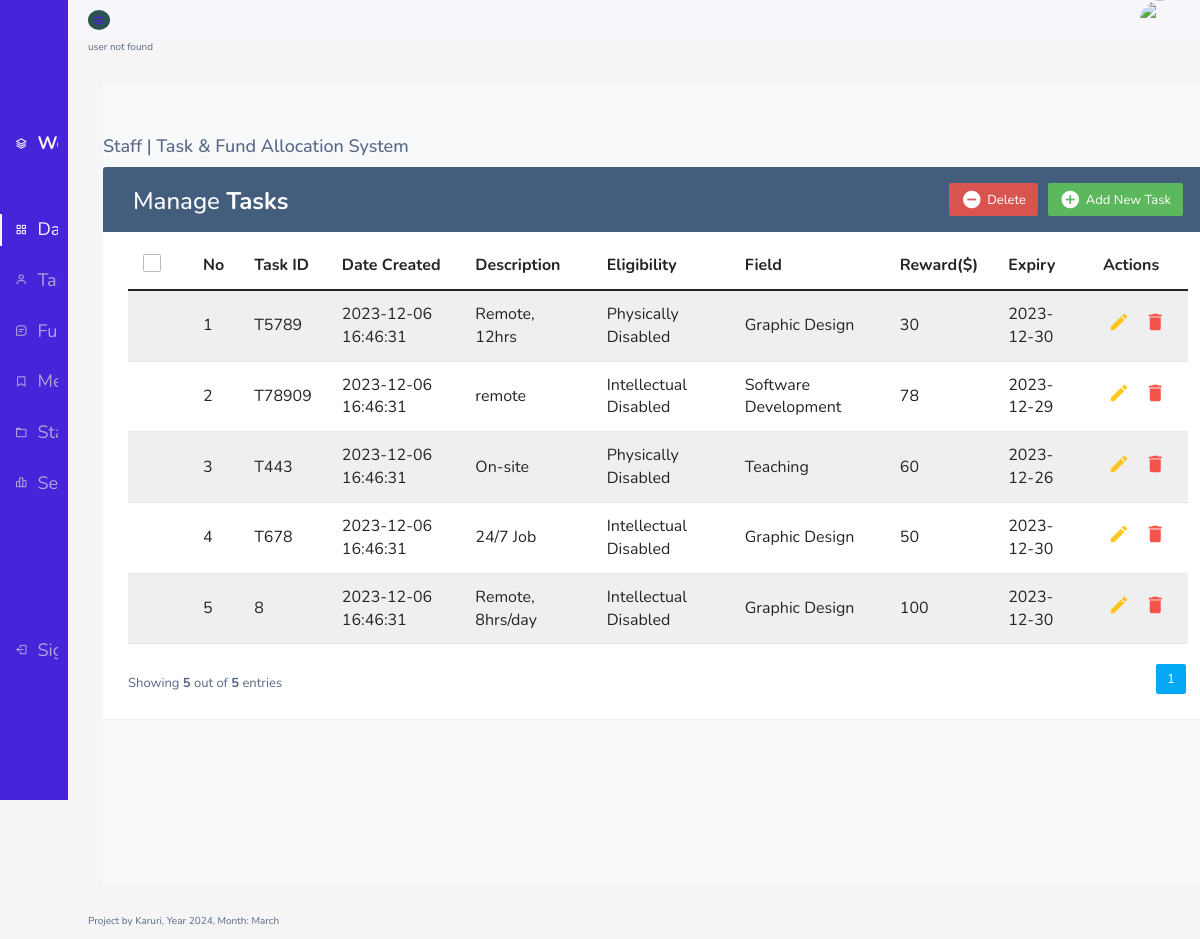
The app's page /admin/manage_tasks.php (signed in) with its own data.
### tables this page shows
CREATE TABLE `tasks` (
  `report_id` int(11) NOT NULL,
  `taskID` varchar(255) NOT NULL,
  `description` varchar(255) NOT NULL,
  `date_created` timestamp NOT NULL DEFAULT current_timestamp() ON UPDATE current_timestamp(),
  `disability` varchar(255) NOT NULL,
  `Reward` int(11) NOT NULL,
  `field` varchar(255) NOT NULL,
  `expiry` date NOT NULL
);

### admin/manage_tasks.php (the view, shortened to what this page needs)
<?php include 'head.php'?>
<!DOCTYPE html>
<html>
<head>
<link rel="stylesheet" href="https://maxcdn.bootstrapcdn.com/font-awesome/4.7.0/css/font-awesome.min.css">
<link rel="stylesheet" href="https://maxcdn.bootstrapcdn.com/bootstrap/3.3.7/css/bootstrap.min.css">
<link rel="stylesheet" href="./css1/tables.css">
<?php include 'header.php'?>
    <div class="container">
		<div class="table-responsive">
			<?php include 'menu.php'?>
			<div class="table-wrapper">
				<div class="table-title">
					<div class="row">
						<div class="col-xs-6">
							<h2>Manage <b>Tasks</b></h2>
						</div>
						<div class="col-xs-6">
							<a href="#addTaskModal" class="btn btn-success" data-toggle="modal"><i class="material-icons">&#xE147;</i> <span>Add New Task</span></a>
							<a href="#deleteEmployeeModal" class="btn btn-danger" data-toggle="modal"><i class="material-icons">&#xE15C;</i> <span>Delete</span></a>
						</div>
					</div>
				</div>
				<table class="table table-striped table-hover">
					<thead>
						<tr>
							<th>
								<span class="custom-checkbox">
									<label for="selectAll"></label>
								</span>
							</th>
							<th>No</th>
							<th>Task ID</th>
							<th>Date Created</th>
							<th>Description</th>
							<th>Eligibility</th>
							<th>Field</th>
							<th>Reward($)</th>
							<th>Expiry</th>
							<th>Actions</th>
						</tr>
					</thead>
					<tbody> <?php
							$recordsPerPage = 5;
							$page = isset($_GET['page']) && is_numeric($_GET['page']) ? $_GET['page'] : 1;
							$sqlTotal = "SELECT COUNT(report_id) AS total FROM tasks";
							$resultTotal = $conn->query($sqlTotal);
							$rowTotal = $resultTotal->fetch_assoc();
							$totalRecords = $rowTotal['total'];
							$offset = ($page - 1) * $recordsPerPage;
							$totalPages = ceil($totalRecords / $recordsPerPage);
						     $sql = "SELECT * FROM tasks LIMIT $offset, $recordsPerPage";
						    $result = $conn->query($sql);
						    if ($result->num_rows > 0) {
						    	 $count = 1;
						        while($row = $result->fetch_assoc()) {
						    ?>
						            <tr>
						                <td>
						                   <td><?php echo $count; ?></td>
						                </td>
						                <td><?php echo $row["taskID"]; ?></td>
						                <td><?php echo $row["date_created"]; ?></td>
						                <td><?php echo $row["description"]; ?></td>
						                <td>
										    <?php
										    if ($row["disability"] == 0) {
										        echo "Physically Disabled";
										    } else {
										        echo "Intellectual Disabled";
										    }
										    ?>
										</td>
						                <td><?php echo $row["field"]; ?></td>
						                <td><?php echo $row["Reward"]; ?></td>
						                <td><?php echo $row["expiry"]; ?></td>
						                <td>
						                    <a href="#editTaskModal<?php echo $row["report_id"]; ?>" class="edit" data-toggle="modal"><i class="material-icons" data-toggle="tooltip" title="Edit">&#xE254;</i></a>
						                    <a href="#deletetaskModal<?php echo $row["report_id"]; ?>" class="delete" data-toggle="modal"><i class="material-icons" data-toggle="tooltip" title="Delete">&#xE872;</i></a>
						                </td>
						            </tr>
						    <?php
						    	$count++;
						        }
						    } else {
						        echo "<tr><td colspan='6'>No records found</td></tr>";
						    }
						    ?>
					</tbody>
				</table>
				<div class="clearfix"><?php
					echo '<div class="hint-text">Showing <b>' . min(($page - 1) * $recordsPerPage + $result->num_rows, $totalRecords) . '</b> out of <b>' . $totalRecords . '</b> entries</div>';
					echo '<ul class="pagination">';
					for ($i = 1; $i <= $totalPages; $i++) {
					    echo '<li class="page-item ' . ($page == $i ? 'active' : '') . '"><a href="?page=' . $i . '" class="page-link">' . $i . '</a></li>';
					}
					echo '</ul>'; ?>
				</div>
			</div>
		</div>
    </div>
   <?php include 'footer.php'?>

### css1/menubar.css (style rules this page uses)
:root { --header-height: 3rem; --nav-width: 68px; --first-color: #4723D9; --first-color-light: #AFA5D9; --white-color: #F7F6FB; --body-font: 'Nunito', sans-serif; --normal-font-size: 1rem; --z-fixed: 100 }
body { position: relative; margin: var(--header-height) 0 0 0; padding: 0 1rem; font-family: var(--body-font); font-size: var(--normal-font-size); transition: .5s }
a { text-decoration: none }
.active { color: var(--white-color) }
.active::before { content: ''; position: absolute; left: 0; width: 2px; height: 32px; background-color: var(--white-color) }
@media screen and (min-width: 768px) { body { margin: calc(var(--header-height) + 1rem) 0 0 0; padding-left: calc(var(--nav-width) + 2rem) } }

### admin/css1/tables.css (style rules this page uses)
body { color: #566787; background: #f5f5f5; font-family: 'Varela Round', sans-serif; font-size: 13px; }
.table-responsive { margin: 30px 0; }
.table-wrapper { min-width: 1000px; background: #fff; padding: 20px 25px; border-radius: 3px; box-shadow: 0 1px 1px rgba(0,0,0,.05); }
.table-title { padding-bottom: 15px; background: #435d7d; color: #fff; padding: 16px 30px; margin: -20px -25px 10px; border-radius: 3px 3px 0 0; }
.table-title h2 { margin: 5px 0 0; font-size: 24px; }
.table-title .btn { color: #fff; float: right; font-size: 13px; border: none; min-width: 50px; border-radius: 2px; border: none; outline: none !important; margin-left: 10px; }
.table-title .btn i { float: left; font-size: 21px; margin-right: 5px; }
.table-title .btn span { float: left; margin-top: 2px; }
table.table tr th, table.table tr td { border-color: #e9e9e9; padding: 12px 15px; vertical-align: middle; }
table.table tr th:first-child { width: 60px; }
table.table tr th:last-child { width: 100px; }
table.table-striped tbody tr:nth-of-type(odd) { background-color: #fcfcfc; }
table.table td:last-child i { opacity: 0.9; font-size: 22px; margin: 0 5px; }
table.table td a { font-weight: bold; color: #566787; display: inline-block; text-decoration: none; outline: none !important; }
table.table td a.edit { color: #FFC107; }
table.table td a.delete { color: #F44336; }
table.table td i { font-size: 19px; }
.pagination { float: right; margin: 0 0 5px; }
.pagination li a { border: none; font-size: 13px; min-width: 30px; min-height: 30px; color: #999; margin: 0 2px; line-height: 30px; border-radius: 2px !important; text-align: center; padding: 0 6px; }
.pagination li.active a, .pagination li.active a.page-link { background: #03A9F4; }
.hint-text { float: left; margin-top: 10px; font-size: 13px; }
.custom-checkbox { position: relative; }
.custom-checkbox label:before { width: 18px; height: 18px; }
.custom-checkbox label:before { content: ''; margin-right: 10px; display: inline-block; vertical-align: text-top; background: white; border: 1px solid #bbb; border-radius: 2px; box-sizing: border-box; z-index: 2; }

### admin/css1/menubar.css (style rules this page uses)
:root { --header-height: 3rem;--nav-width: 68px;--first-color: #4723D9;--first-color-light: #AFA5D9;--white-color: #F7F6FB;--body-font: 'Nunito', sans-serif;--normal-font-size: 1rem;--z-fixed: 100 }
*,::before,::after { box-sizing: border-box }
body { position: relative;margin: var(--header-height) 0 0 0;padding: 0 1rem;font-family: var(--body-font);font-size: var(--normal-font-size);transition: .5s }
a { text-decoration: none }
.active { color: var(--white-color) }
.active::before { content: '';position: absolute;left: 0;width: 2px;height: 32px;background-color: var(--white-color) }
@media screen and (min-width: 768px) { body { margin: calc(var(--header-height) + 1rem) 0 0 0;padding-left: calc(var(--nav-width) + 2rem) } }

### records on screen
tasks: taskID "T5789", date_created "2023-12-06 16:46:31", description "Remote, 12hrs", disability "Physically Disabled", field "Graphic Design", Reward "30", expiry "2023-12-30"
tasks: taskID "T78909", date_created "2023-12-06 16:46:31", description "remote", disability "Intellectual Disabled", field "Software Development", Reward "78", expiry "2023-12-29"
tasks: taskID "T443", date_created "2023-12-06 16:46:31", description "On-site", disability "Physically Disabled", field "Teaching", Reward "60", expiry "2023-12-26"
tasks: taskID "T678", date_created "2023-12-06 16:46:31", description "24/7 Job", disability "Intellectual Disabled", field "Graphic Design", Reward "50", expiry "2023-12-30"
tasks: taskID "8", date_created "2023-12-06 16:46:31", description "Remote, 8hrs/day", disability "Intellectual Disabled", field "Graphic Design", Reward "100", expiry "2023-12-30"

### other values on screen
min(($page - 1) * $recordsPerPage + $result->num_rows, $totalRecords) "5"
$totalRecords "5"
